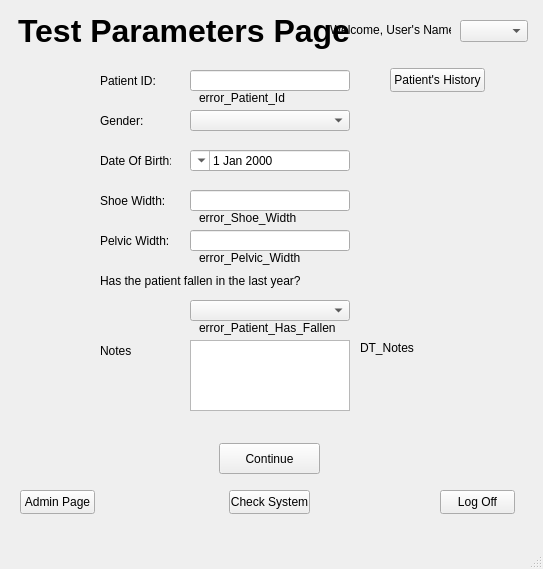
<?xml version="1.0" encoding="UTF-8"?>
<ui version="4.0">
 <class>MainWindow</class>
 <widget class="QMainWindow" name="MainWindow">
  <property name="geometry">
   <rect>
    <x>0</x>
    <y>0</y>
    <width>543</width>
    <height>569</height>
   </rect>
  </property>
  <property name="cursor">
   <cursorShape>ArrowCursor</cursorShape>
  </property>
  <property name="windowTitle">
   <string>Test Parameters Page</string>
  </property>
  <widget class="QWidget" name="centralwidget">
   <widget class="QPushButton" name="ContinueButton">
    <property name="geometry">
     <rect>
      <x>219</x>
      <y>443</y>
      <width>101</width>
      <height>31</height>
     </rect>
    </property>
    <property name="cursor">
     <cursorShape>OpenHandCursor</cursorShape>
    </property>
    <property name="text">
     <string>Continue</string>
    </property>
   </widget>
   <widget class="QComboBox" name="comboBox_Gender">
    <property name="geometry">
     <rect>
      <x>190</x>
      <y>110</y>
      <width>160</width>
      <height>21</height>
     </rect>
    </property>
    <property name="cursor">
     <cursorShape>OpenHandCursor</cursorShape>
    </property>
    <property name="currentIndex">
     <number>-1</number>
    </property>
    <item>
     <property name="text">
      <string>Male</string>
     </property>
    </item>
    <item>
     <property name="text">
      <string>Female</string>
     </property>
    </item>
    <item>
     <property name="text">
      <string>Other</string>
     </property>
    </item>
   </widget>
   <widget class="QLabel" name="label_Patient_ID">
    <property name="geometry">
     <rect>
      <x>100</x>
      <y>70</y>
      <width>61</width>
      <height>21</height>
     </rect>
    </property>
    <property name="text">
     <string>Patient ID:</string>
    </property>
   </widget>
   <widget class="QLabel" name="label_Gender">
    <property name="geometry">
     <rect>
      <x>100</x>
      <y>110</y>
      <width>49</width>
      <height>21</height>
     </rect>
    </property>
    <property name="text">
     <string>Gender:</string>
    </property>
   </widget>
   <widget class="QLabel" name="label_Test_Parameters_Page">
    <property name="geometry">
     <rect>
      <x>18</x>
      <y>10</y>
      <width>331</width>
      <height>41</height>
     </rect>
    </property>
    <property name="font">
     <font>
      <pointsize>24</pointsize>
      <bold>true</bold>
     </font>
    </property>
    <property name="text">
     <string>Test Parameters Page</string>
    </property>
   </widget>
   <widget class="QLabel" name="label_Date_Of_Birth">
    <property name="geometry">
     <rect>
      <x>100</x>
      <y>150</y>
      <width>71</width>
      <height>21</height>
     </rect>
    </property>
    <property name="text">
     <string>Date Of Birth:</string>
    </property>
   </widget>
   <widget class="QLabel" name="label_Pelvic_Width">
    <property name="geometry">
     <rect>
      <x>100</x>
      <y>230</y>
      <width>71</width>
      <height>21</height>
     </rect>
    </property>
    <property name="text">
     <string>Pelvic Width:</string>
    </property>
   </widget>
   <widget class="QLabel" name="label_Has_Fallen">
    <property name="geometry">
     <rect>
      <x>100</x>
      <y>270</y>
      <width>211</width>
      <height>21</height>
     </rect>
    </property>
    <property name="text">
     <string>Has the patient fallen in the last year?</string>
    </property>
   </widget>
   <widget class="QLineEdit" name="lineEdit_Patient_ID">
    <property name="geometry">
     <rect>
      <x>190</x>
      <y>70</y>
      <width>160</width>
      <height>21</height>
     </rect>
    </property>
   </widget>
   <widget class="QComboBox" name="comboBox_Has_Fallen">
    <property name="geometry">
     <rect>
      <x>190</x>
      <y>300</y>
      <width>160</width>
      <height>21</height>
     </rect>
    </property>
    <property name="cursor">
     <cursorShape>OpenHandCursor</cursorShape>
    </property>
    <property name="currentIndex">
     <number>-1</number>
    </property>
    <item>
     <property name="text">
      <string>Yes</string>
     </property>
    </item>
    <item>
     <property name="text">
      <string>No</string>
     </property>
    </item>
   </widget>
   <widget class="QLineEdit" name="lineEdit_Pelvic_Width">
    <property name="geometry">
     <rect>
      <x>190</x>
      <y>230</y>
      <width>160</width>
      <height>21</height>
     </rect>
    </property>
   </widget>
   <widget class="QDateEdit" name="dateEdit_Date_Of_Birth">
    <property name="enabled">
     <bool>true</bool>
    </property>
    <property name="geometry">
     <rect>
      <x>190</x>
      <y>150</y>
      <width>160</width>
      <height>21</height>
     </rect>
    </property>
    <property name="cursor">
     <cursorShape>OpenHandCursor</cursorShape>
    </property>
    <property name="mouseTracking">
     <bool>false</bool>
    </property>
    <property name="layoutDirection">
     <enum>Qt::LayoutDirection::RightToLeft</enum>
    </property>
    <property name="calendarPopup">
     <bool>true</bool>
    </property>
   </widget>
   <widget class="QPushButton" name="LogOffButton">
    <property name="geometry">
     <rect>
      <x>440</x>
      <y>490</y>
      <width>75</width>
      <height>24</height>
     </rect>
    </property>
    <property name="cursor">
     <cursorShape>OpenHandCursor</cursorShape>
    </property>
    <property name="text">
     <string>Log Off</string>
    </property>
   </widget>
   <widget class="QLineEdit" name="lineEdit_Shoe_Width">
    <property name="geometry">
     <rect>
      <x>190</x>
      <y>190</y>
      <width>160</width>
      <height>21</height>
     </rect>
    </property>
   </widget>
   <widget class="QLabel" name="label_Shoe_Width">
    <property name="geometry">
     <rect>
      <x>100</x>
      <y>190</y>
      <width>71</width>
      <height>21</height>
     </rect>
    </property>
    <property name="text">
     <string>Shoe Width:</string>
    </property>
   </widget>
   <widget class="QLabel" name="label_Notes">
    <property name="geometry">
     <rect>
      <x>100</x>
      <y>340</y>
      <width>71</width>
      <height>21</height>
     </rect>
    </property>
    <property name="text">
     <string>Notes</string>
    </property>
   </widget>
   <widget class="QTextEdit" name="textEdit_Notes">
    <property name="geometry">
     <rect>
      <x>190</x>
      <y>340</y>
      <width>160</width>
      <height>71</height>
     </rect>
    </property>
    <property name="cursor" stdset="0">
     <cursorShape>IBeamCursor</cursorShape>
    </property>
   </widget>
   <widget class="QPushButton" name="AdminPageButton">
    <property name="geometry">
     <rect>
      <x>20</x>
      <y>490</y>
      <width>75</width>
      <height>24</height>
     </rect>
    </property>
    <property name="cursor">
     <cursorShape>OpenHandCursor</cursorShape>
    </property>
    <property name="text">
     <string>Admin Page</string>
    </property>
   </widget>
   <widget class="QPushButton" name="CheckSystemButton">
    <property name="geometry">
     <rect>
      <x>229</x>
      <y>490</y>
      <width>81</width>
      <height>24</height>
     </rect>
    </property>
    <property name="cursor">
     <cursorShape>OpenHandCursor</cursorShape>
    </property>
    <property name="text">
     <string>Check System</string>
    </property>
   </widget>
   <widget class="QLabel" name="label_welcome_user">
    <property name="geometry">
     <rect>
      <x>330</x>
      <y>22</y>
      <width>121</width>
      <height>16</height>
     </rect>
    </property>
    <property name="text">
     <string>Welcome, User's Name</string>
    </property>
   </widget>
   <widget class="QPushButton" name="PatientHistoryButton">
    <property name="geometry">
     <rect>
      <x>390</x>
      <y>68</y>
      <width>95</width>
      <height>24</height>
     </rect>
    </property>
    <property name="cursor">
     <cursorShape>OpenHandCursor</cursorShape>
    </property>
    <property name="text">
     <string>Patient's History</string>
    </property>
   </widget>
   <widget class="QLabel" name="error_Patient_Id">
    <property name="geometry">
     <rect>
      <x>199</x>
      <y>90</y>
      <width>200</width>
      <height>16</height>
     </rect>
    </property>
    <property name="text">
     <string>error_Patient_Id</string>
    </property>
   </widget>
   <widget class="QLabel" name="error_Shoe_Width">
    <property name="geometry">
     <rect>
      <x>199</x>
      <y>210</y>
      <width>300</width>
      <height>16</height>
     </rect>
    </property>
    <property name="text">
     <string>error_Shoe_Width</string>
    </property>
   </widget>
   <widget class="QLabel" name="error_Pelvic_Width">
    <property name="geometry">
     <rect>
      <x>199</x>
      <y>250</y>
      <width>300</width>
      <height>16</height>
     </rect>
    </property>
    <property name="text">
     <string>error_Pelvic_Width</string>
    </property>
   </widget>
   <widget class="QLabel" name="error_Patient_Has_Fallen">
    <property name="geometry">
     <rect>
      <x>199</x>
      <y>320</y>
      <width>300</width>
      <height>16</height>
     </rect>
    </property>
    <property name="text">
     <string>error_Patient_Has_Fallen</string>
    </property>
   </widget>
   <widget class="QLabel" name="DT_Notes">
    <property name="geometry">
     <rect>
      <x>360</x>
      <y>340</y>
      <width>61</width>
      <height>16</height>
     </rect>
    </property>
    <property name="text">
     <string>DT_Notes</string>
    </property>
   </widget>
   <widget class="QComboBox" name="comboBoxLanguage">
    <property name="geometry">
     <rect>
      <x>460</x>
      <y>20</y>
      <width>68</width>
      <height>22</height>
     </rect>
    </property>
    <property name="cursor">
     <cursorShape>OpenHandCursor</cursorShape>
    </property>
    <property name="currentText">
     <string/>
    </property>
    <property name="currentIndex">
     <number>-1</number>
    </property>
    <item>
     <property name="text">
      <string>English</string>
     </property>
    </item>
    <item>
     <property name="text">
      <string>עברית</string>
     </property>
    </item>
   </widget>
  </widget>
  <widget class="QMenuBar" name="menubar">
   <property name="geometry">
    <rect>
     <x>0</x>
     <y>0</y>
     <width>543</width>
     <height>22</height>
    </rect>
   </property>
  </widget>
  <widget class="QStatusBar" name="statusbar"/>
 </widget>
 <tabstops>
  <tabstop>lineEdit_Patient_ID</tabstop>
  <tabstop>PatientHistoryButton</tabstop>
  <tabstop>comboBox_Gender</tabstop>
  <tabstop>dateEdit_Date_Of_Birth</tabstop>
  <tabstop>lineEdit_Shoe_Width</tabstop>
  <tabstop>lineEdit_Pelvic_Width</tabstop>
  <tabstop>comboBox_Has_Fallen</tabstop>
  <tabstop>textEdit_Notes</tabstop>
  <tabstop>ContinueButton</tabstop>
  <tabstop>AdminPageButton</tabstop>
  <tabstop>CheckSystemButton</tabstop>
  <tabstop>LogOffButton</tabstop>
 </tabstops>
 <resources/>
 <connections/>
</ui>
